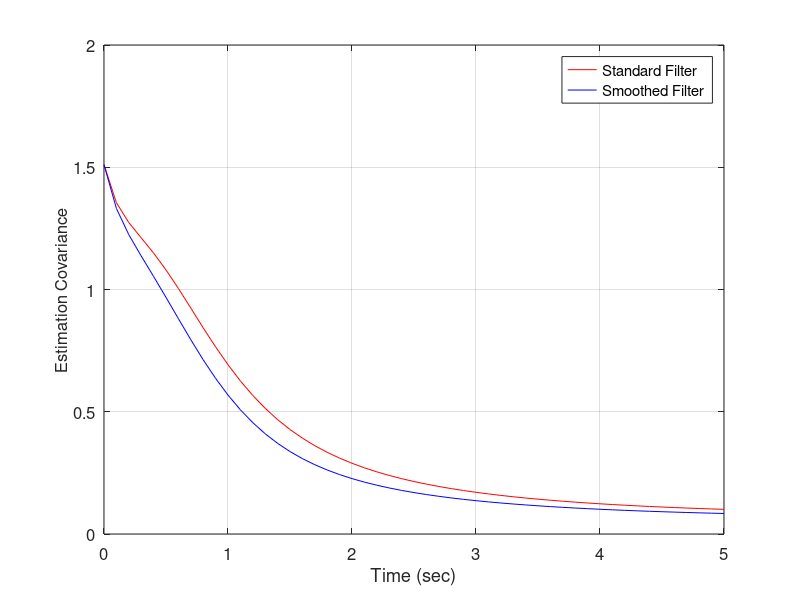
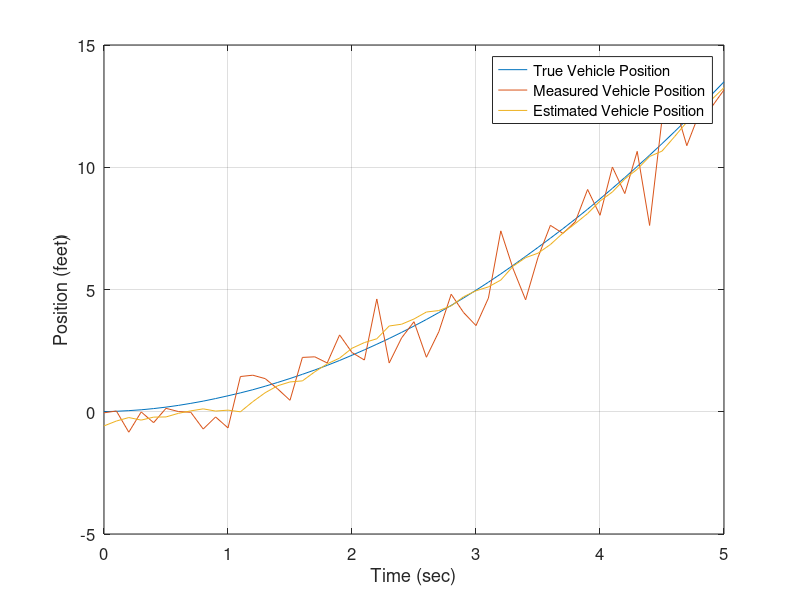
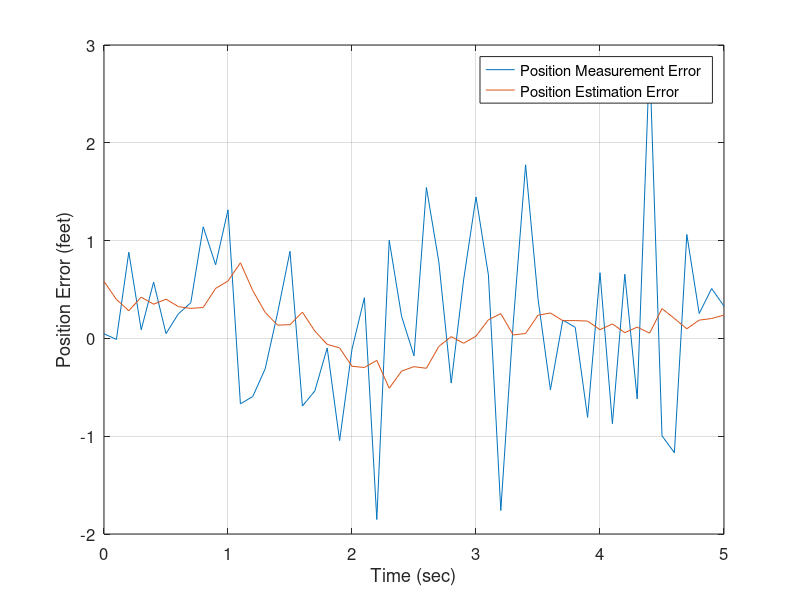
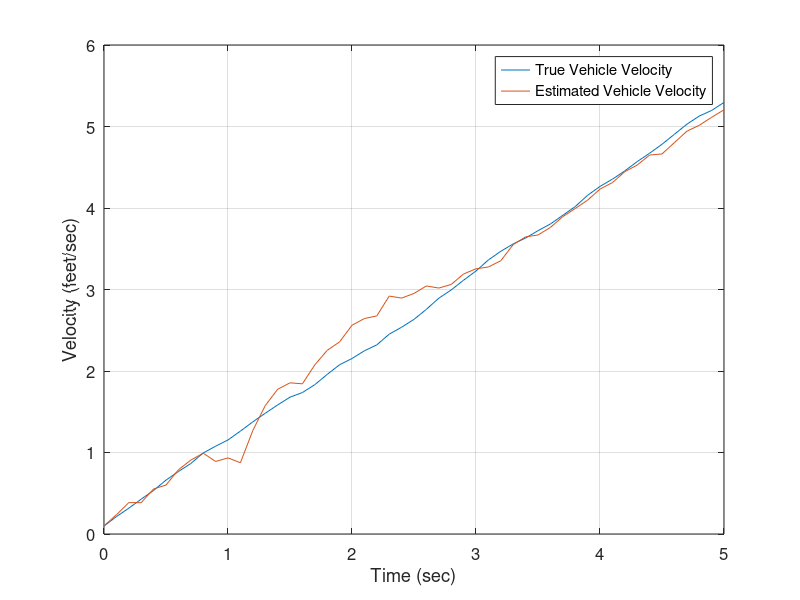

Source code (MATLAB) for these figures, in order:
function FixPtSmooth(duration, dt, measnoise)

% function FixPtSmooth(duration, dt)
%
% Fixed point smoother simulation for a vehicle travelling along a road.
% INPUTS
%   duration = length of simulation (seconds)
%   dt = step size (seconds)
%   measnoise = standard deviation of position measurement noise

if ~exist('duration', 'var')
    duration = 5;
end
if ~exist('dt', 'var')
    dt = 0.1;
end
if ~exist('measnoise', 'var')
    measnoise = 1; 
end

accelnoise = 0.2; % acceleration noise (feet/sec^2)

a = [1 dt; 0 1]; % transition matrix
b = [dt^2/2; dt]; % input matrix
c = [1 0]; % measurement matrix
x = [0; 0]; % initial state vector
xhat = x; % initial state estimate

Sw = accelnoise^2 * [dt^4/4 dt^3/2; dt^3/2 dt^2]; % process noise covariance
P = [1 0; 0 1]; % initial estimation covariance
Sz = measnoise^2; % measurement error covariance

% Initialize arrays for later plotting.
pos = []; % true position array
poshat = []; % estimated position array
posmeas = []; % measured position array
vel = []; % true velocity array
velhat = []; % estimated velocity array
TrPArray = []; % Trace of standard estimation covariance
TrPiArray = []; % Trace of smoothed estimation covariance

FirstPass = 1;
randn('state',sum(100*clock));
K = zeros(size(c'));

% Simulate the noisy measurement
MeasNoise = measnoise * randn;
y = c * x + MeasNoise;

for t = 0 : dt: duration,
    % Use a constant commanded acceleration of 1 foot/sec^2.
    u = 1;
    % Simulate the linear system.
    ProcessNoise = accelnoise * [(dt^2/2)*randn; dt*randn];
    x = a * x + b * u + ProcessNoise;
    % Form the Innovation vector.
    Inn = y - c * xhat;
    % Compute the covariance of the Innovation.
    s = c * P * c' + Sz;
    % Form the Kalman Gain matrix.
    K = a * P * c' * inv(s);
    % Update the state estimate.
    xhat = a * xhat + K * Inn + b * u;
    % Compute the covariance of the estimation error.
    POld = P;
    P = a * P * a' - a * P * c' * inv(s) * c * P * a' + Sw;
    
    if (FirstPass == 1)
        % Initialize the covariance arrays for the fixed point smoother
        Sigma = P;
        Pi = P;
        FirstPass = 0;
    else
        Lambda = Sigma * c' * inv(c * POld * c' + Sz); % smoother gain
        Pi = Pi - Sigma * c' * Lambda'; % covariance of smoothed estimate
        Sigma = Sigma * (a - K * c)'; % cross variance of standard and smoothed estimates
    end
    
    % Simulate the noisy measurement
    MeasNoise = measnoise * randn;
    y = c * x + MeasNoise;
    
    % Save some parameters for plotting later.
    pos = [pos; x(1)];
    posmeas = [posmeas; y];
    poshat = [poshat; xhat(1)];
    vel = [vel; x(2)];
    velhat = [velhat; xhat(2)];
    TrPArray = [TrPArray trace(P)];
    TrPiArray = [TrPiArray trace(Pi)];
    
end

Improve = 100 * (TrPArray(1) - trace(Pi)) / TrPArray(1);
disp(['Smoothing Improvement = ',num2str(Improve),' %']);

% Plot the results
close all;
t = 0 : dt : duration;

figure;
plot(t,TrPArray,'r', t,TrPiArray,'b');
set(gca,'FontSize',12); set(gcf,'Color','White');
xlabel('Time (sec)');
ylabel('Estimation Covariance', 'FontSize', 12);
legend('Standard Filter', 'Smoothed Filter'); 
grid;

figure;
plot(t,pos, t,posmeas, t,poshat);
grid;
set(gca,'FontSize',12); set(gcf,'Color','White');
xlabel('Time (sec)');
ylabel('Position (feet)');
legend('True Vehicle Position', 'Measured Vehicle Position', 'Estimated Vehicle Position');

figure;
plot(t,pos-posmeas, t,pos-poshat);
grid;
set(gca,'FontSize',12); set(gcf,'Color','White');
xlabel('Time (sec)');
ylabel('Position Error (feet)');
legend('Position Measurement Error', 'Position Estimation Error');

figure;
plot(t,vel, t,velhat);
grid;
set(gca,'FontSize',12); set(gcf,'Color','White');
xlabel('Time (sec)');
ylabel('Velocity (feet/sec)');
legend('True Vehicle Velocity', 'Estimated Vehicle Velocity');

figure;
plot(t,vel-velhat);
grid;
set(gca,'FontSize',12); set(gcf,'Color','White');
xlabel('Time (sec)');
ylabel('Velocity Error (feet/sec)');
title('Velocity Estimation Error', 'FontSize', 12);